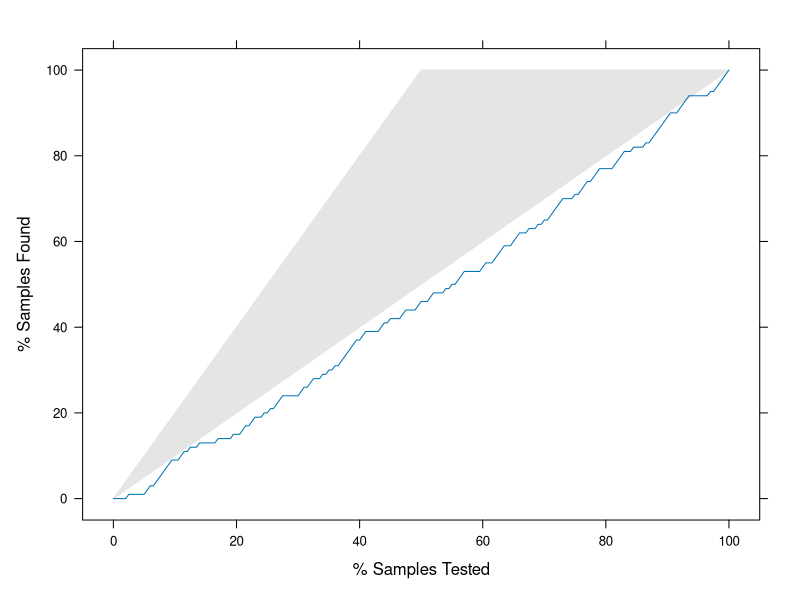
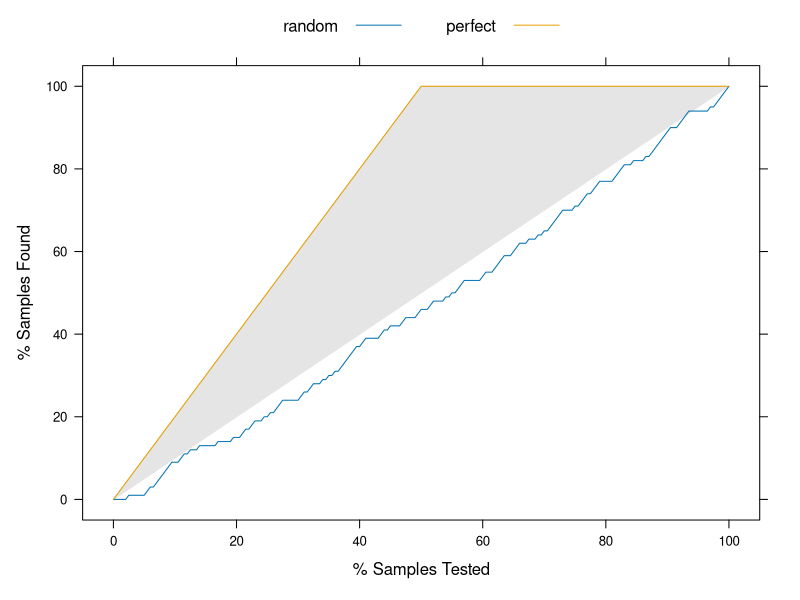
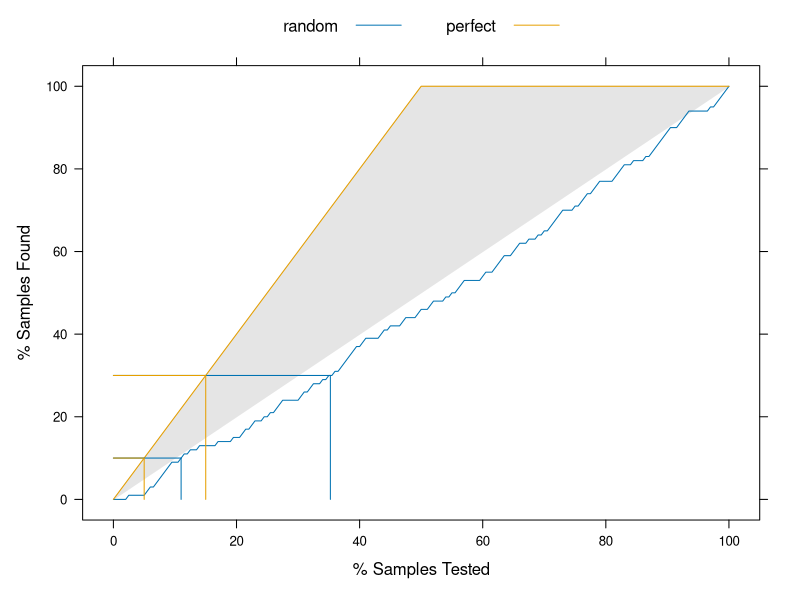
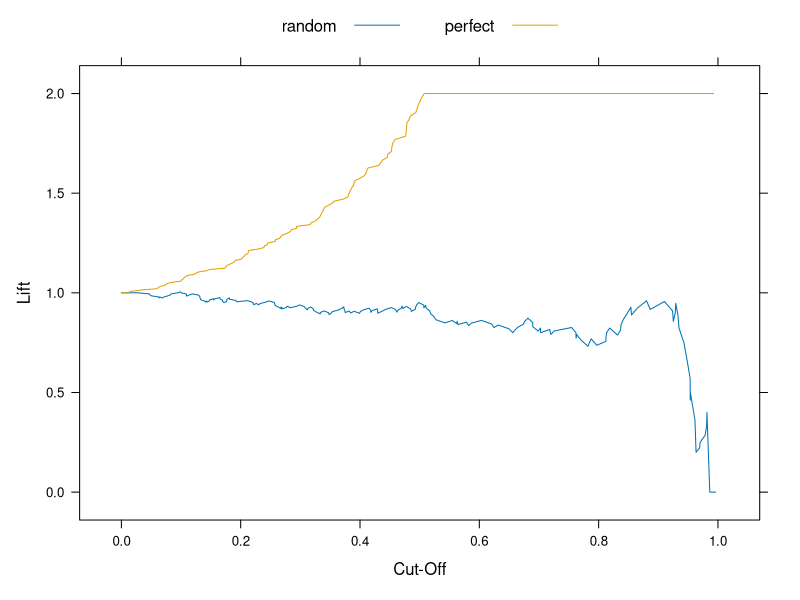

Write the R code that produced these figures, in order.
# r2py crawler metadata
# package: caret
# source_type: rd_example
# topic: lift.Rd
# source_file: C:\Users\bened\AppData\Local\R\win-library\4.5\caret\help
# lines: 17

suppressPackageStartupMessages(library(caret))
set.seed(1)
simulated <- data.frame(obs = factor(rep(letters[1:2], each = 100)),
                        perfect = sort(runif(200), decreasing = TRUE),
                        random = runif(200))

lift1 <- lift(obs ~ random, data = simulated)
lift1
xyplot(lift1)

lift2 <- lift(obs ~ random + perfect, data = simulated)
lift2
xyplot(lift2, auto.key = list(columns = 2))

xyplot(lift2, auto.key = list(columns = 2), value = c(10, 30))

xyplot(lift2, plot = "lift", auto.key = list(columns = 2))
